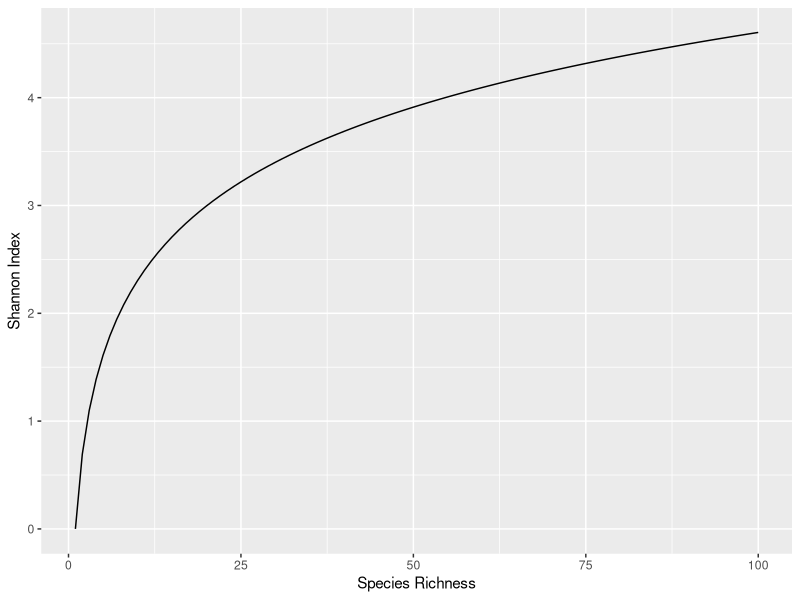

Generate this figure with R:
## ---- chunk 1
#| echo: false

library(ggplot2)
## ---- chunk 2
#| label: fig-shannon_maxima
#| fig-cap: Plot of maximum Shannon Index against community richness
#| warning: false
#| echo: false
#| width: 75%

# Generate a dataframe of maximum Shannon Index values for a given community richness
dfm <- data.frame(richness=1:100, index=log(1:100))

p <- ggplot(dfm, aes(x=richness, y=index)) +
  geom_line() +
  xlab("Species Richness") +
  ylab("Shannon Index")
p
## ---- chunk 3
# Define a vector of species names
species <- c("Malteaser sp.", "Snickers sp.", "Twix sp.", "Mars sp.",
            "Milky way", "Bounty sp.", "Galaxy choc", "Galaxy caramel")

# Define a vector of corresponding species counts
count <- c(3, 6, 6, 7, 7, 5, 3, 3)

# Bring these together in a dataframe
community.df <- data.frame(species, count)
## ---- chunk 4
community.df
## ---- chunk 5
# Calculate relative abundances
community.df$rel_abd <- community.df$count / sum(community.df$count)

# Show the data frame
community.df
## ---- chunk 6
# Calculate the natural log of relative abundance
community.df$ln_rel_abd <- log(community.df$rel_abd)

# Multiply the relative abundance by its natural log
community.df$mult <- community.df$rel_abd * log(community.df$rel_abd)

# Show the result
community.df
## ---- chunk 7
shannon_index = -sum(community.df$mult)
shannon_index
